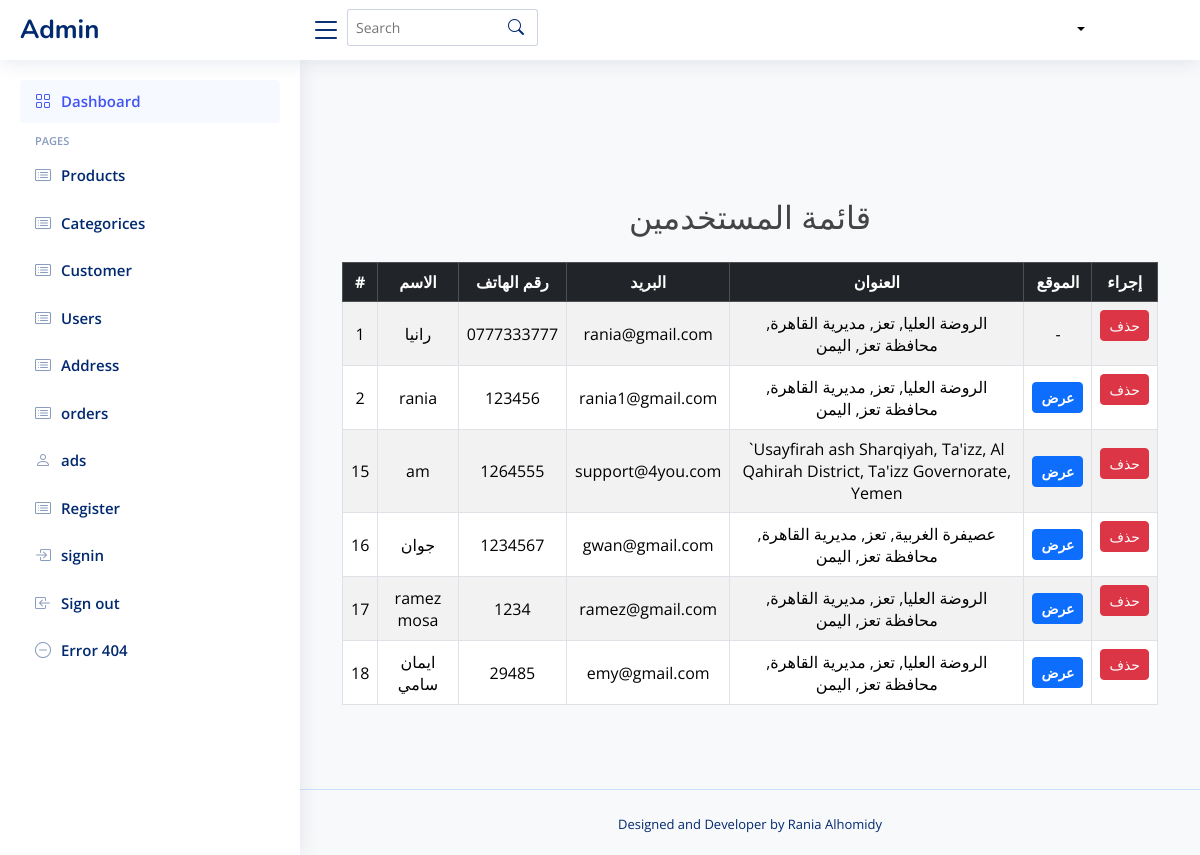
Screenshot of /admin/users with the database file from the repository.
### tables this page shows
CREATE TABLE user (
    id INTEGER PRIMARY KEY AUTOINCREMENT,
    name TEXT,
    num TEXT UNIQUE,
    pass TEXT,
    email TEXT UNIQUE,
    ud_ia INTEGER,
    account_status INTEGER DEFAULT 1,
    created_at TIMESTAMP DEFAULT CURRENT_TIMESTAMP,
    FOREIGN KEY (ud_ia) REFERENCES user_addresses(id) ON DELETE CASCADE
);

CREATE TABLE user_addresses (
    id INTEGER PRIMARY KEY AUTOINCREMENT,
    user_id INTEGER,
    latitude REAL,
    longitude REAL,
    address TEXT,
    FOREIGN KEY (user_id) REFERENCES users(id) ON DELETE CASCADE
);

### admin_routes.py (the view)
@admin_bp.route('/users')
def users():
    try:
        conn = get_db_connection()
        conn.row_factory = sqlite3.Row
        cursor = conn.cursor()
        cursor.execute("""
            SELECT
                u.id, u.name, u.num, u.email, u.ud_ia,
                a.address, a.latitude, a.longitude
            FROM user u
            LEFT JOIN user_addresses a ON u.ud_ia = a.id
        """)
        users_data = cursor.fetchall()
        conn.close()
        users = []
        for user in users_data:
            users.append({
                'id': user['id'],
                'name': user['name'] or 'غير محدد',
                'num': user['num'] or 'غير محدد',
                'email': user['email'] or 'غير محدد',
                'address': user['address'] or 'لم يتم إضافة عنوان',
                'latitude': user['latitude'],
                'longitude': user['longitude']
            })
        return render_template('admin/show_users.html', users=users)
    except Exception as e:
        print(f"خطأ مفاجئ: {str(e)}")
        return render_template('admin/show_users.html', error="حدث خطأ أثناء جلب المستخدمين")

### admin_routes.py (called while the page is built)
def get_db_connection():
    conn = sqlite3.connect('database/Eshop.db')
    conn.row_factory = sqlite3.Row
    return conn

### app.py (called while the page is built, shortened)
def get_db_connection():
    conn = sqlite3.connect('database/Eshop.db') # أو sqlite3.connect(app.config['DATABASE'])
    conn.row_factory = sqlite3.Row
    return conn

@app.context_processor
def inject_categories():
    conn = get_db_connection()
    cursor = conn.cursor()
    try:
        cursor.execute("""
            SELECT id, name, parent_id, image
            FROM category
            WHERE parent_id IS NULL
            ORDER BY name
        """)
        main_categories = cursor.fetchall()
        cursor.execute("SELECT id, name, parent_id, image FROM category ORDER BY name")
        all_categories = cursor.fetchall()
        return {
            'main_categories': main_categories,
            'all_categories': all_categories
        }
    finally:
        conn.close()

@app.context_processor
def inject_sellers():
    conn = get_db_connection()
    sellers = conn.execute('SELECT id, store_name FROM sellers').fetchall()
    conn.close()
    return dict(sellers=sellers)

@app.context_processor
def inject_user_data_and_cart_count():
    user_id = request.cookies.get('user_auth') # كوكي يدل على أن المستخدم مسجل دخول
    current_user_name = None
    total_items_in_cart = 0
    return dict(
        user_name=current_user_name, # اسم المستخدم (أو None)
        logged_in=bool(user_id), # True إذا كان user_id موجوداً (أي مسجل دخول)
        total_items_count=total_items_in_cart # العدد الكلي للمنتجات في السلة
    )

### templates/admin/show_users.html (shortened to what this page needs)
{% include 'admin/header.html'%}
<main id="main" class="main">
    <div class="container py-5">
        <h2 class="mb-4 text-center">قائمة المستخدمين</h2>
        <div class="table-responsive">
            <table class="table table-bordered table-striped table-hover text-center align-middle">
                <thead class="table-dark">
                    <tr>
                        <th>#</th>
                        <th>الاسم</th>
                        <th>رقم الهاتف</th>
                        <th>البريد</th>
                        <th>العنوان</th>
                        <th>الموقع</th>
                        <th>إجراء</th>
                    </tr>
                </thead>
                <tbody>
                    {% for user in users %}
                    <tr>
                        <td>{{ user.id }}</td>
                        <td>{{ user.name }}</td>
                        <td>{{ user.num }}</td>
                        <td>{{ user.email }}</td>
                        <td>{{ user.address }}</td>
                        <td>
                            {% if user.latitude and user.longitude %}
                            <a href="https://maps.google.com/?q={{ user.latitude }},{{ user.longitude }}" class="btn btn-primary btn-sm text_view"
                                target="_blank">عرض</a>
                            {% else %}
                            -
                            {% endif %}
                        </td>
                        <td>
                            <form method="POST" action="{{ url_for('admin.delete_user', user_id=user.id) }}"
                                onsubmit="return confirm('هل أنت متأكد من حذف المستخدم؟');">
                                <button type="submit" class="btn btn-danger btn-sm">حذف</button>
                            </form>
                        </td>
                    </tr>
                    {% endfor %}
                </tbody>
            </table>
        </div>
    </div>
</main>
{% include 'admin/footer.html'%}

### static/css/index.css (style rules this page uses)
:root { scroll-behavior: smooth; }
body { font-family: "Open Sans", sans-serif; background: #ffffff; color: #444444; }
a { color: #000; text-decoration: none; }
h1, h2, h3, h4, h5, h6 { font-family: "Nunito", sans-serif; }
#main { margin-top: 60px; padding: 20px 30px; transition: all 0.3s; }
@media (min-width: 1200px) { #main, #footer { margin-left: 300px; } }
a { color: #fff; }

### templates/admin/show_users.html (style rules this page uses)
body { background-color: #f8f9fa; }
table th, table td { vertical-align: middle; }
.text_view { color: rgb(255, 255, 255); font-weight:600; }

### rows the page displays
user: id "1", name "رانيا", num "0777333777", email "rania@gmail.com", address "الروضة العليا, تعز, مديرية القاهرة, محافظة تعز, اليمن"
user: id "2", name "rania", num "123456", email "rania1@gmail.com", address "الروضة العليا, تعز, مديرية القاهرة, محافظة تعز, اليمن"
user: id "15", name "am", num "1264555", email "support@4you.com", address "`Usayfirah ash Sharqiyah, Ta'izz, Al Qahirah District, Ta'izz Governorate, Yemen"
user: id "16", name "جوان", num "1234567", email "gwan@gmail.com", address "عصيفرة الغربية, تعز, مديرية القاهرة, محافظة تعز, اليمن"
user: id "17", name "ramez mosa", num "1234", email "ramez@gmail.com", address "الروضة العليا, تعز, مديرية القاهرة, محافظة تعز, اليمن"
user: id "18", name "ايمان سامي", num "29485", email "emy@gmail.com", address "الروضة العليا, تعز, مديرية القاهرة, محافظة تعز, اليمن"
